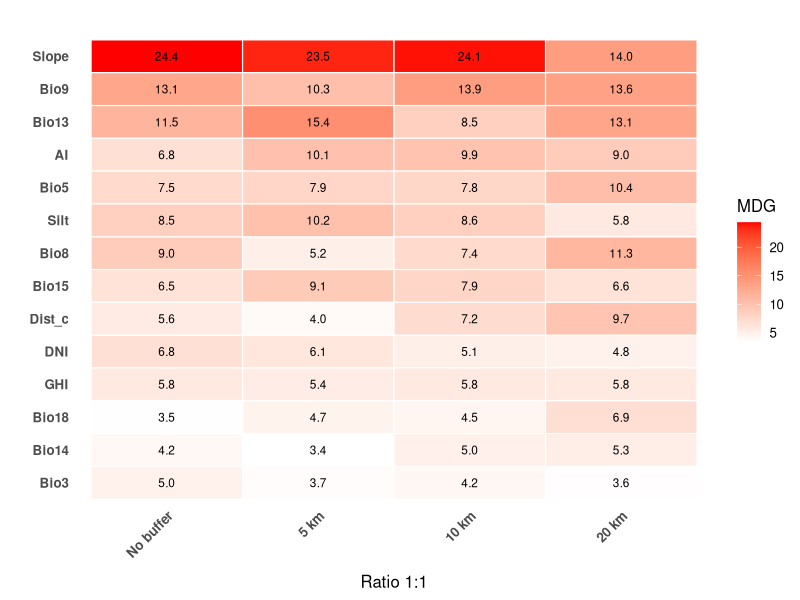
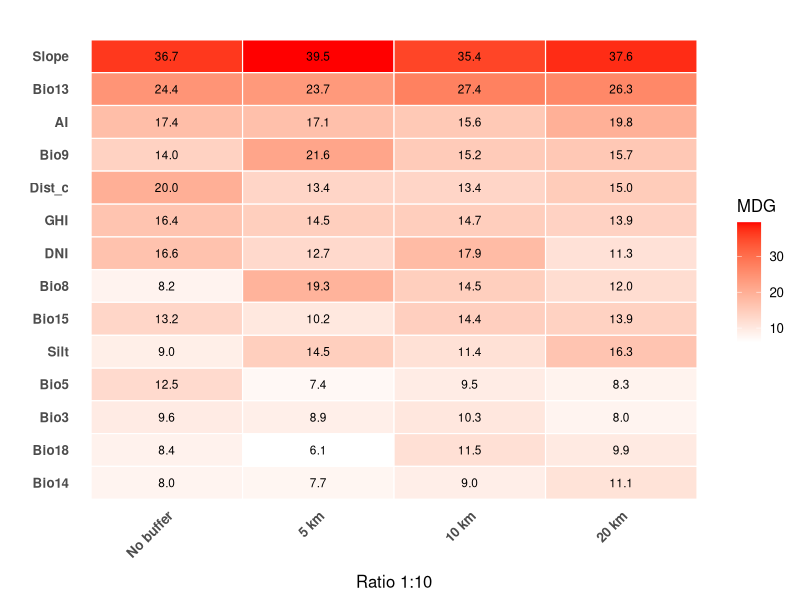
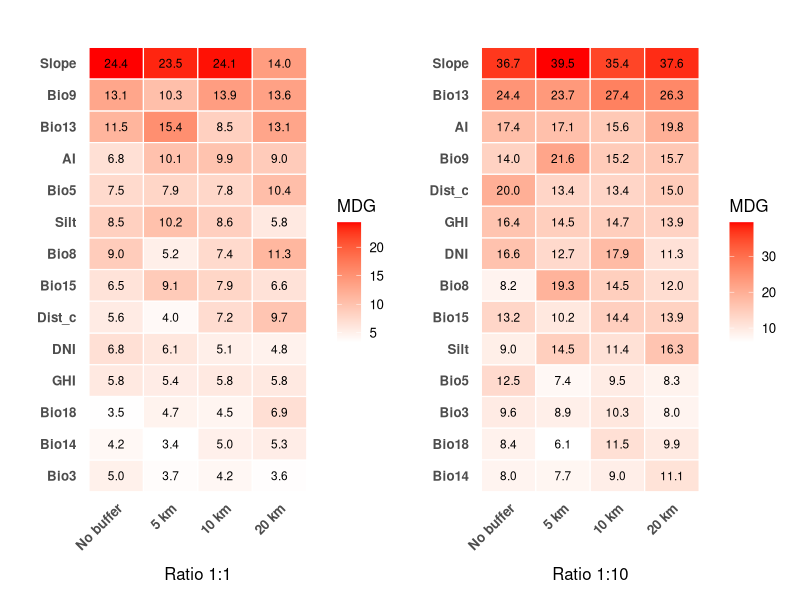

Recreate these plots in R, in order.
library(tibble)
library(ggplot2)
library(dplyr)
library(viridis)
library(patchwork)

# Predictor Importance Data
df1 <- data.frame(
  Variable = factor(c(
    "Slope", "Bio13", "Bio9", "Bio8", "AI", "Bio5", "Silt", "DNI", "Bio15",
    "GHI", "Dist_c", "Bio3", "Bio18", "Bio14"
  ), levels = c(
    "Slope", "Bio13", "Bio9", "Bio8", "AI", "Bio5", "Silt", "DNI", "Bio15",
    "GHI", "Dist_c", "Bio3", "Bio18", "Bio14"
  )),
  Scenario = rep(c(
    "No buffer", "5 km", "10 km", "20 km"
  ), each = 14),
  MDG = c(
    # 1:1_NoBuffer
    24.35, 11.49, 13.05, 8.96, 6.80, 7.45, 8.53, 6.81, 6.48, 5.76, 5.56, 4.97, 3.45, 4.16,
    # 1:1_Buffer5km
    23.47, 15.40, 10.34, 5.15, 10.11, 7.91, 10.21, 6.06, 9.12, 5.42, 4.02, 3.70, 4.73, 3.38,
    # 1:1_Buffer10km
    24.08, 8.51, 13.93, 7.42, 9.90, 7.79, 8.62, 5.11, 7.90, 5.80, 7.19, 4.25, 4.52, 4.99,
    # 1:1_Buffer20km
    13.96, 13.12, 13.56, 11.27, 9.03, 10.43, 5.80, 4.82, 6.57, 5.79, 9.68, 3.56, 6.89, 5.32
  )
)



# Calculation of MDG mean to order variables
variable_order <- df1 %>%
  group_by(Variable) %>%
  summarise(mean_mdg = mean(MDG)) %>%
  arrange(desc(mean_mdg)) %>%
  pull(Variable)

# Sorting scenarios (for each ratio: NoBuffer → Buffer5km → Buffer10km → Buffer20km)
scenario_order <- c(
  "No buffer", "5 km", "10 km", "20 km"
)

# We apply the new ordered factors
df1$Variable <- factor(df1$Variable, levels = rev(variable_order))  # Alto → Basso
df1$Scenario <- factor(df1$Scenario, levels = scenario_order)

# Heat Map
p1 <- ggplot(df1, aes(x = Scenario, y = Variable, fill = MDG)) +
  geom_tile(color = "white", linewidth = 0.4) +
  geom_text(aes(label = sprintf("%.1f", MDG)), size = 3, color = "black") +
  #scale_fill_viridis(name = "MDG", option = "D", direction = -1) +
  scale_fill_gradient(low = "white", high = "red", name = "MDG") +
  theme_minimal(base_size = 12) +
  theme(
    axis.text.x = element_text(angle = 45, hjust = 1,face = "bold"),
    panel.grid = element_blank(),
    plot.title = element_text(hjust = 0.5, face = "bold"),
    axis.title.x = element_text(margin = margin(t = 10)),
    axis.text.y = element_text(face = "bold")
  ) +
  labs(
    title = "",
    x = "Ratio 1:1", y = ""
  )


# Predictor Importance Data
df2 <- data.frame(
  Variable = factor(c(
    "Slope", "Bio13", "Bio9", "Bio8", "AI", "Bio5", "Silt", "DNI", "Bio15",
    "GHI", "Dist_c", "Bio3", "Bio18", "Bio14"
  ), levels = c(
    "Slope", "Bio13", "Bio9", "Bio8", "AI", "Bio5", "Silt", "DNI", "Bio15",
    "GHI", "Dist_c", "Bio3", "Bio18", "Bio14"
  )),
  Scenario = rep(c(
    "No buffer", "5 km", "10 km", "20 km"
  ), each = 14),
  MDG = c(
    # 1:10_NoBuffer
    36.69, 24.43, 14.03, 8.20, 17.45, 12.49, 8.99, 16.64, 13.22, 16.39, 19.96, 9.59, 8.44, 8.03,
    # 1:10_Buffer5km
    39.48, 23.66, 21.57, 19.31, 17.07, 7.41, 14.54, 12.70, 10.22, 14.54, 13.42, 8.92, 6.11, 7.73,
    # 1:10_Buffer10km
    35.38, 27.44, 15.18, 14.48, 15.59, 9.46, 11.40, 17.90, 14.45, 14.68, 13.41, 10.33, 11.49, 9.01,
    # 1:10_Buffer20km
    37.64, 26.34, 15.70, 12.00, 19.78, 8.26, 16.32, 11.31, 13.95, 13.94, 15.03, 8.03, 9.86, 11.07
  )
)



# Calculation of MDG mean to order variables
variable_order <- df2 %>%
  group_by(Variable) %>%
  summarise(mean_mdg = mean(MDG)) %>%
  arrange(desc(mean_mdg)) %>%
  pull(Variable)

# Sorting scenarios (for each ratio: NoBuffer → Buffer5km → Buffer10km → Buffer20km)
scenario_order <- c(
  "No buffer", "5 km", "10 km", "20 km"
)

# We apply the new ordered factors
df2$Variable <- factor(df2$Variable, levels = rev(variable_order))  # Alto → Basso
df2$Scenario <- factor(df2$Scenario, levels = scenario_order)




# Heat Map
p2 <- ggplot(df2, aes(x = Scenario, y = Variable, fill = MDG)) +
  geom_tile(color = "white", linewidth = 0.4) +
  geom_text(aes(label = sprintf("%.1f", MDG)), size = 3, color = "black") +
  #scale_fill_viridis(name = "MDG", option = "D", direction = -1) +
  scale_fill_gradient(low = "white", high = "red", name = "MDG") +
  theme_minimal(base_size = 12) +
  theme(
    axis.text.x = element_text(angle = 45, hjust = 1,face = "bold"),
    panel.grid = element_blank(),
    plot.title = element_text(hjust = 0.5, face = "bold"),
    axis.title.x = element_text(margin = margin(t = 10)),
    axis.text.y = element_text(face = "bold")
  ) +
  labs(
    title = "",
    x = "Ratio 1:10", y = ""
  )


ptot1 <- p1 + p2 + plot_layout(nrow = 1, ncol = 2) 
